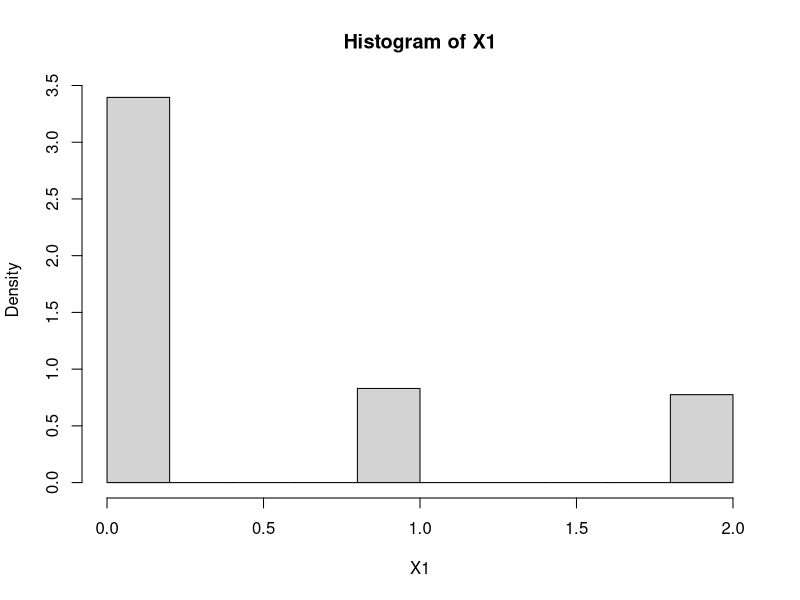
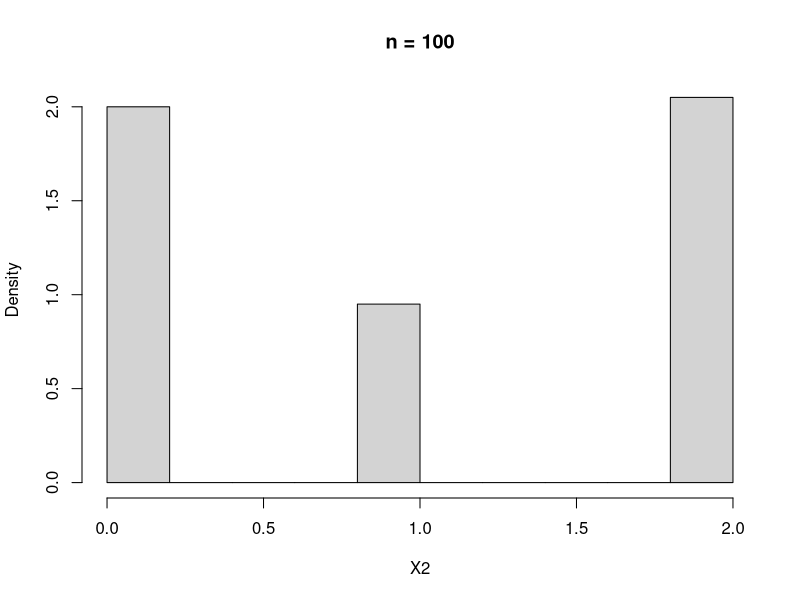
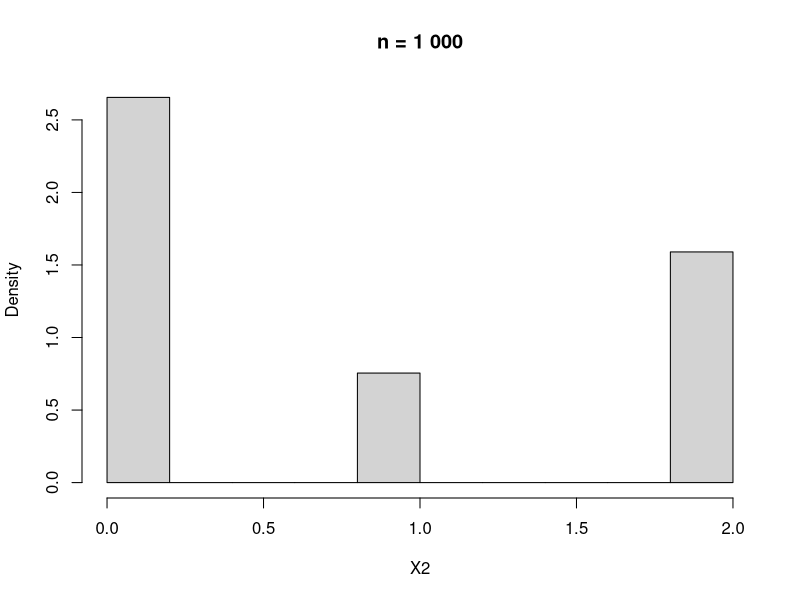
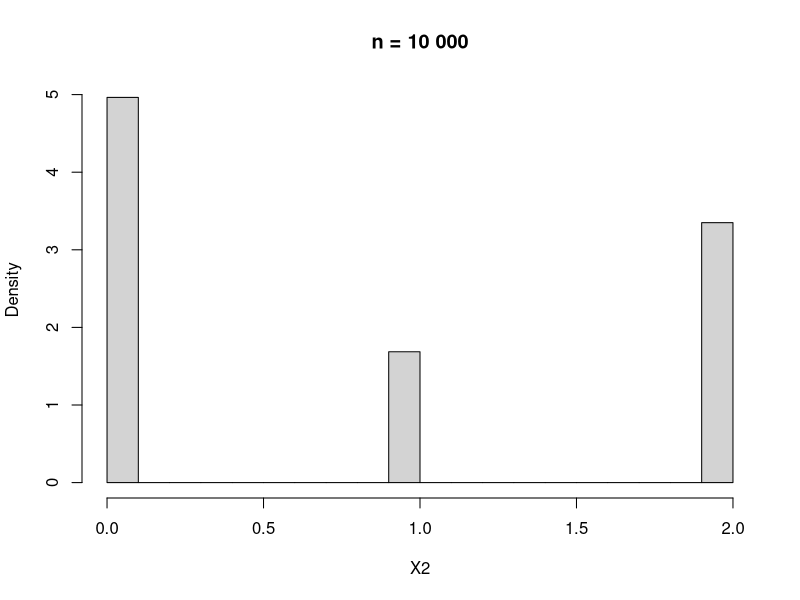

The R script that drew these images, in order:
########################################
##     TP2 - Simulation aléatoire     ##
##             Thomas SALAÜN          ##      
########################################

## Question 1

# piège, ce n'est pas deux fois la même variable 
# on s'attend à ce que la loi soit, sur l'ensemble discret {0,1,2} et que,
# - p(2) = 1/6
# - p(1) = 1/6
# - p(0) = 4/6

n = 1000
X1 = floor(3*runif(n))*floor(2*runif(n))

hist(X1, freq=FALSE)

## Question 2

#l'idée est de découper [0,1] en trois intervalles de tailles égales à la probabilité
#de valoir une certaine valeur discrète

X2 = runif(100)
X2 = c(rep(0, length(X2[X2<1/2])), rep(1, length(X2[1/2 < X2 & X2 < 2/3])), rep(2, length(X2[2/3 < X2])))
hist(X2, freq=FALSE, main = "n = 100")

X2 = runif(1000)
X2 = c(rep(0, length(X2[X2<1/2])), rep(1, length(X2[1/2 < X2 & X2 < 2/3])), rep(2, length(X2[2/3 < X2])))
hist(X2, freq=FALSE, main = "n = 1 000")

X2 = runif(10000)
X2 = c(rep(0, length(X2[X2<1/2])), rep(1, length(X2[1/2 < X2 & X2 < 2/3])), rep(2, length(X2[2/3 < X2])))
hist(X2, freq=FALSE, main = "n = 10 000")

## Question 3

